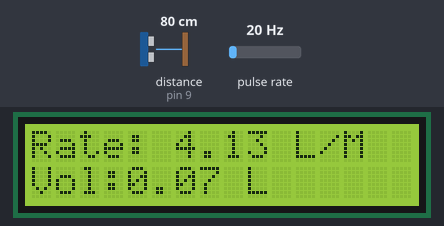
Bench run of a sketch on a simulated Arduino Uno, built with avr-gcc and run on an emulated ATmega328P. Shown: 16×2 character LCD. Wiring (inferred from the names in the program): ultrasonic range finder: trigger pin 8; echo pin 9; pulse sensor: data pin 2. Inputs (shaded band) come from the test bench; at power-on: distance to the obstacle (sensor on pin 9) 80 cm, pulse rate 20 Hz. The echo pulse lasts 58.3 µs per cm; what the sketch prints to the serial monitor is not drawn.

Above: at 2.1 s.
2.2 s: distance to the obstacle (sensor on pin 9) set to 2 cm
At 5.0 s:
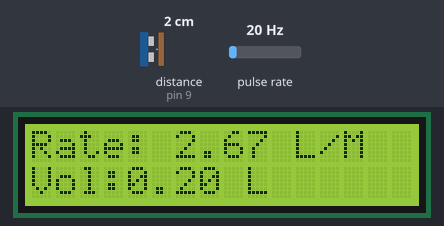
5.2 s: pulse rate (sensor on pin 2) set to 4 Hz
At 6.1 s:
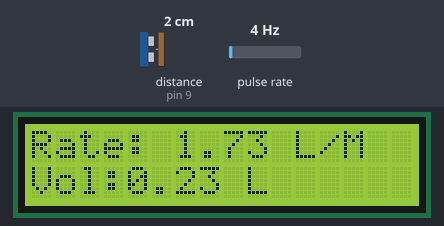
8.1 s: pulse rate (sensor on pin 2) set to 50 Hz
At 9.2 s:
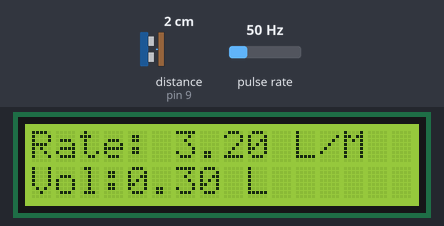
11.1 s: distance to the obstacle (sensor on pin 9) set to 120 cm
At 13.4 s:
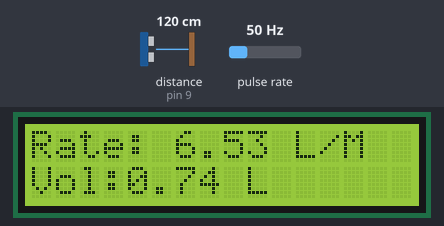
14.1 s: distance to the obstacle (sensor on pin 9) set to 18 cm
At 16.5 s:
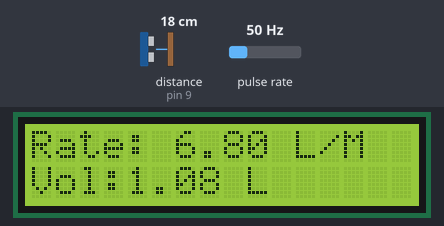
17.1 s: pulse rate (sensor on pin 2) set to 100 Hz
At 18.5 s:
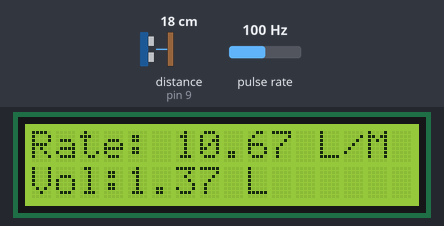
Timing chart, 0 to 20.1 s (numbered marks = the images above; inputs shaded):
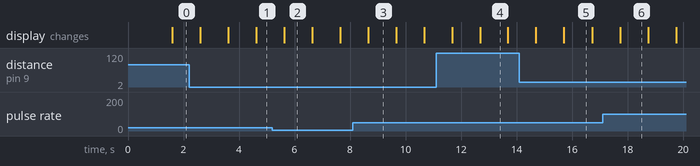

The sketch:

water_flow_sensor_2.ino
```cpp
//  THE TEAM OF E INFOTAINMENT
      //https://www.youtube.com/channel/UCr688fGR4aI_tWYD-YKYrzQ
      //https://www.youtube.com/channel/UCr688fGR4aI_tWYD-YKYrzQ
                 //please subscribe to my youtube channel
#include <LiquidCrystal.h>
const int trigPin = 8;
const int echoPin = 9;
int LED = 13;
long duration;
int distance;
float vol = 0.0,l_minute;
unsigned char flowsensor = 2; // Sensor Input
unsigned long currentTime;
unsigned long cloopTime;
unsigned long flow_frequency;

LiquidCrystal lcd(12, 11, 6, 5, 4, 3);

void flow () // Interrupt function to increment flow
{
   flow_frequency++;
}
void setup()
{
   Serial.begin(9600);
   pinMode(flowsensor, INPUT);
   pinMode(trigPin, OUTPUT);
   pinMode(echoPin, INPUT);
   Serial.begin(9600);
   digitalWrite(flowsensor, HIGH); // Optional Internal Pull-Up
   attachInterrupt(digitalPinToInterrupt(flowsensor), flow, RISING); // Setup Interrupt

   lcd.begin(16, 2);
   lcd.clear();
   lcd.setCursor(0,0);
   lcd.print("Water FlowMeter");
   lcd.setCursor(0,1);
   lcd.print("   sensing...  ");
   delay(500);
   currentTime = millis();
   cloopTime = currentTime;
}

void loop ()
{
   currentTime = millis();
   // Every second, calculate and print litres/hour
   if(currentTime >= (cloopTime + 1000))
   {
    cloopTime = currentTime; // Updates cloopTime
    if(flow_frequency != 0)
    {

       l_minute = (flow_frequency / 7.5); // (Pulse frequency x 60 min) / 7.5Q = flowrate in L/hour
      lcd.clear();
      lcd.setCursor(0,0);
      lcd.print("Rate: ");
      lcd.print(l_minute);
      lcd.print(" L/M");
      l_minute = l_minute/60;
      lcd.setCursor(0,1);
      vol = vol +l_minute;
      lcd.print("Vol:");
      lcd.print(vol);
      lcd.print(" L");
      flow_frequency = 0; // Reset Counter
      Serial.print(l_minute, DEC); // Print litres/hour
      Serial.println(" L/Sec");
    }
    else {
      Serial.println(" flow rate = 0 ");
      lcd.clear();
      lcd.setCursor(0,0);
      lcd.print("Rate: ");
      lcd.print( flow_frequency );
      lcd.print(" L/M");
      lcd.setCursor(0,1);
      lcd.print("Vol:");
      lcd.print(vol);
      lcd.print(" L");
    }
   }
   digitalWrite(trigPin, LOW);
delayMicroseconds(2);
digitalWrite(trigPin, HIGH);
delayMicroseconds(10);
digitalWrite(trigPin, LOW);
duration = pulseIn(echoPin, HIGH);
distance = duration*0.034/2;
Serial.print("Distance: ");
Serial.println(distance);
if(distance>30){
  digitalWrite(LED,HIGH);
}
else{
  digitalWrite(LED,LOW);
}
}
```

Measured:
- what the display in image 2 shows lasts 1.0 s, from 5.6 s to 6.6 s
